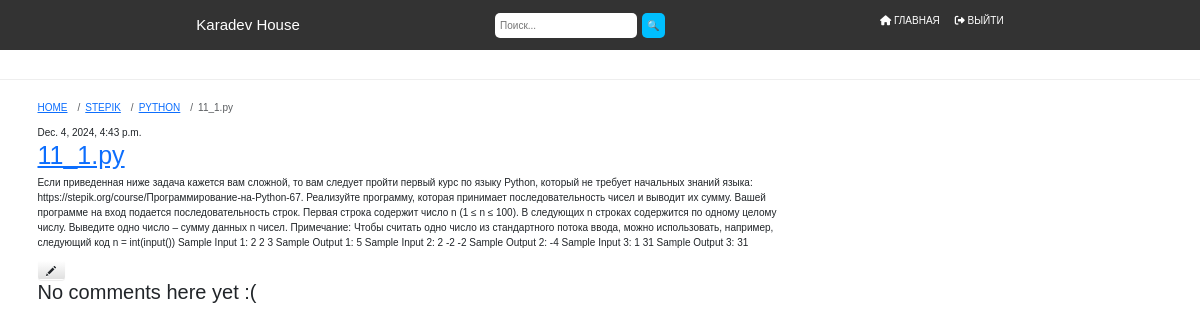
The app's page /stepik/python/1/, older data.
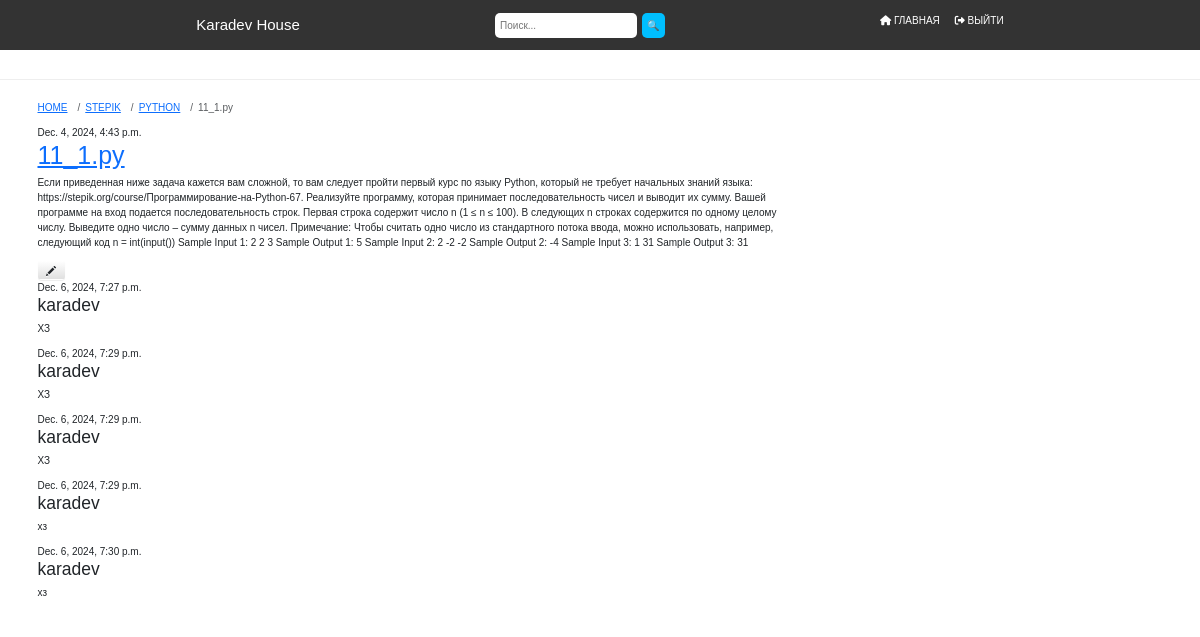
The same page, newer data.
### stepik/models.py (models this page shows, shortened)
class Taskpy(models.Model):
    title = models.CharField(max_length=200)
    text = models.TextField()
    created_date = models.DateTimeField(default=timezone.now)
    published_date = models.DateTimeField(blank=True, null=True)
    author = models.ForeignKey(settings.AUTH_USER_MODEL, on_delete=models.CASCADE)

class Decisionpy(models.Model):
    task = models.ForeignKey(Taskpy, on_delete=models.CASCADE)
    text = models.TextField()
    created_date = models.DateTimeField(default=timezone.now)
    published_date = models.DateTimeField(blank=True, null=True)
    author = models.ForeignKey(settings.AUTH_USER_MODEL, on_delete=models.CASCADE)

### stepik/views.py (the view)
# urls.py: path('python/<int:pk>/', views.task_detail, name='py_task_detail'),
def task_detail(request, pk):
    task = get_object_or_404(Taskpy, pk=pk)
    decisions = Decisionpy.objects.filter(task=task)
    return render(request, 'stepik/task_detail.html',
                  {
                      'task': task,
                      'decisions': decisions
                   }
                )

### blog/templates/stepik/task_detail.html
{% extends 'blog/base.html' %}
{% block content %}
    <nav aria-label="breadcrumb">
        <ol class="breadcrumb">
          <li class="breadcrumb-item"><a href="{% url 'cards' %}">HOME</a></li>
          <li class="breadcrumb-item"><a href="{% url 'teleport_stepik' %}">STEPIK</a></li>
          <li class="breadcrumb-item"><a href="{% url 'py_task_list' %}">PYTHON</a></li>
          <li class="breadcrumb-item active" aria-current="page">{{ task.title }}</li>
        </ol>
      </nav>
    <div class="task">
        <div class="date">
            {{ task.published_date }}
        </div>
        <h1><a href="{% url 'py_task_detail' pk=task.pk %}">{{ task.title }}</a></h1>
        <p>{{ task.text|linebreaksbr }}</p>
    <a class="btn btn-default" href="{% url 'py_decision_new' %}"><span class="glyphicon glyphicon-pencil"></span></a>
    </div>
    {% for decision in decisions %}
        <div class="decision">
            {% if decision.published_date %}
                <div class="date">
                    {{ decision.published_date}}
                </div>
            {% endif %}
            <h3>{{ decision.author }}</h3>
            <p>{{ decision.text|linebreaksbr }}</p>
        </div>
    {% empty %}
        <h2>No comments here yet :(</h2>
    {% endfor %}
{% endblock %}

### blog/templates/blog/base.html (shortened to what this page needs)
{% load static %}
<html>
<head>
    <link rel="stylesheet" href="//maxcdn.bootstrapcdn.com/bootstrap/3.2.0/css/bootstrap.min.css">
    <link rel="stylesheet" href="//maxcdn.bootstrapcdn.com/bootstrap/3.2.0/css/bootstrap-theme.min.css">
    <link href="https://cdn.jsdelivr.net/npm/bootstrap@5.3.3/dist/css/bootstrap.min.css" rel="stylesheet">
    <link rel="stylesheet" href="https://use.fontawesome.com/releases/v6.4.2/css/all.css">
    <link rel="stylesheet" href="{% static 'css/navbar.css' %}">
</head>
<body>
<div class="page-header mt-0 rounded-0">
    <nav class="navbar rounded-0">
        <div class="logo">Karadev House</div>
        <div class="search-container">
            <input type="text" placeholder="Поиск..." />
            <button type="button">🔍</button>
        </div>
        <ul class="nav-links">
            <li><a href="{% url 'cards' %}"><i class="fa-solid fa-house"></i> ГЛАВНАЯ</a></li>
            <li><a href="{% url 'logout' %}"><i class="fa-solid fa-right-from-bracket"></i> ВЫЙТИ</a></li>
        </ul>
    </nav>
</div>
<div class="content container">
    <div class="row">
        <div class="col-md-8">
            {% block content %}
            {% endblock %}
        </div>
    </div>
</div>
</body>
</html>

### blog/static/css/navbar.css (style rules this page uses)
body { margin: 0; font-family: Arial, sans-serif; }
.navbar { display: flex; justify-content: space-between; align-items: center; background-color: #333; }
.logo { color: #fff; font-size: 1.5rem; }
.nav-links { list-style: none; display: flex; gap: 1.5rem; }
.nav-links li { display: flex; justify-content: center; }
.nav-links li a { text-decoration: none; color: #fff; transition: color 0.3s; }
.search-container { display: flex; align-items: center; }
.search-container input { padding: 0.5rem; border: none; border-radius: 5px; }
.search-container button { padding: 0.5rem; border: none; background-color: #00bfff; color: white; border-radius: 5px; cursor: pointer; margin-left: 0.5rem; transition: background-color 0.3s; }

Row changes from the older to the newer data that the page shows:
added Decisionpy: published_date "Dec. 6, 2024, 7:27 p.m.", author "karadev", text "ХЗ"
added Decisionpy: published_date "Dec. 6, 2024, 7:29 p.m.", author "karadev", text "ХЗ"
added Decisionpy: published_date "Dec. 6, 2024, 7:29 p.m.", author "karadev", text "ХЗ"
added Decisionpy: published_date "Dec. 6, 2024, 7:29 p.m.", author "karadev", text "хз"
added Decisionpy: published_date "Dec. 6, 2024, 7:30 p.m.", author "karadev", text "хз"
Text that changed along with them:
text no longer shown: "No comments here yet :("
